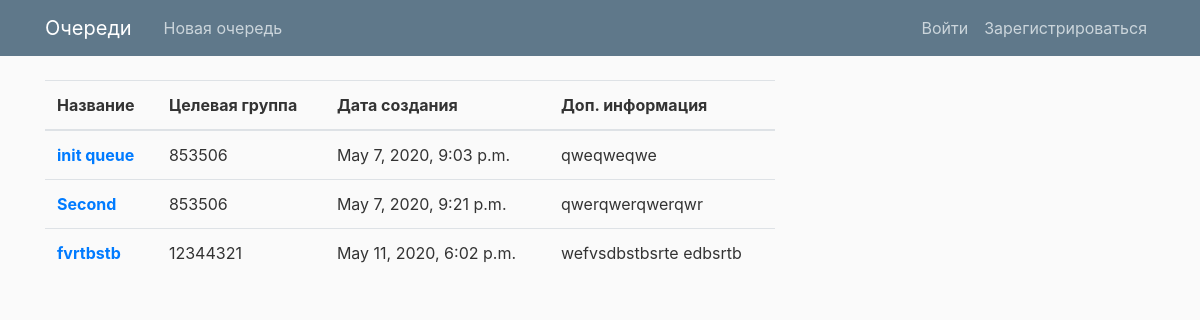
The app's page /lab_queue/, older data.
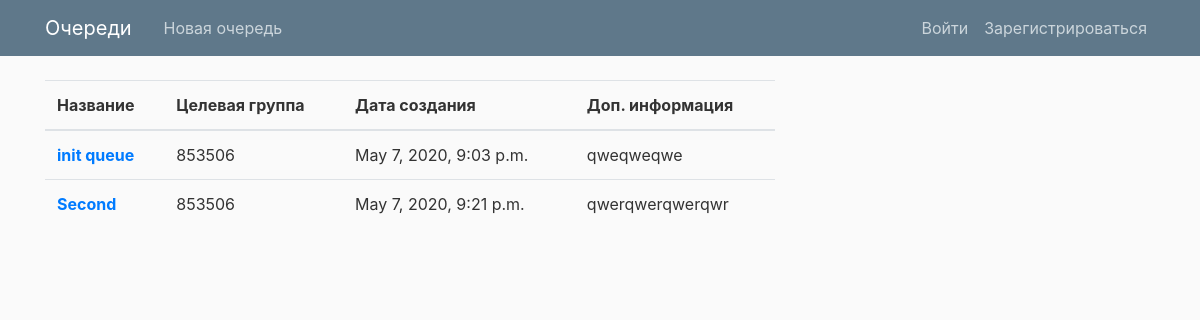
The same page, newer data.
### vl/apps/lab_queue/models.py (models this page shows, shortened)
class Queue(models.Model):
    queue_id = models.AutoField(primary_key=True)
    queue_title = models.CharField('название очереди', max_length = 100)
    queue_group = models.IntegerField('номер группы')
    queue_info = models.TextField('дополнительная информация')
    queue_create_date = models.DateTimeField('дата создания', auto_now_add = True, blank = True)
    class Meta:
        verbose_name = 'Queue'
        verbose_name_plural = 'Queues'

### vl/apps/lab_queue/views.py (the view)
# urls.py: path('', lab_queue_views.index, name = 'index'),
def index(request):
    overall_list = Queue.objects.order_by('queue_create_date')
    return render(request, 'lab_queue/mainlist.html', { 'overall_list' : overall_list })

### vl/templates/lab_queue/mainlist.html (shortened to what this page needs)
{% extends 'base.html' %}
{% block content %}
    {% if overall_list %}
            <table class="table">
                <thead>
                  <tr>
                    <th scope="col">Название</th>
                    <th scope="col">Целевая группа</th>
                    <th scope="col">Дата создания</th>
                    <th scope="col">Доп. информация</th>
                  </tr>
                </thead>
                <tbody>
                    {% for item in overall_list %}
                        <tr>
                            <th scope="row"><a href="{% url 'lab_queue:detail' item.queue_id%}">{{item.queue_title}}</a><br></th>
                            <td>{{item.queue_group}}</td>
                            <td>{{item.queue_create_date}}</td>
                            <td>{{item.queue_info}}</td>
                        </tr>
                    {% endfor %}
                </tbody>
            </table>
    {% else %}
        В данный момент очередей нет
    {% endif %}
{% endblock %}

Row changes from the older to the newer data that the page shows:
removed Queue: queue_title "fvrtbstb", queue_group "12344321", queue_create_date "May 11, 2020, 6:02 p.m.", queue_info "wefvsdbstbsrte edbsrtb"
